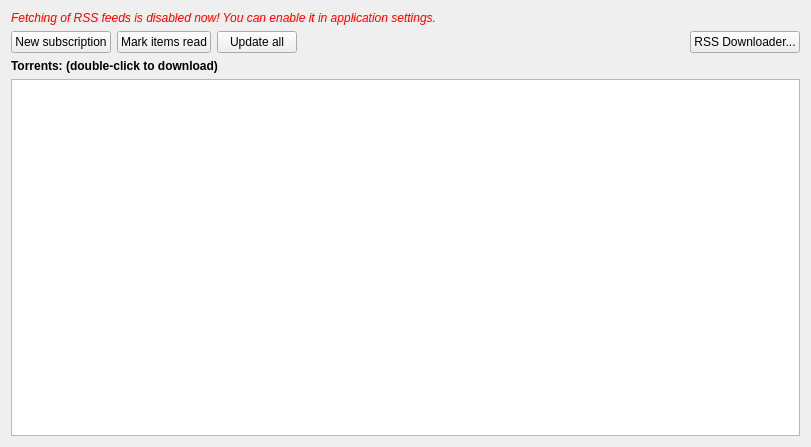
<?xml version="1.0" encoding="UTF-8"?>
<ui version="4.0">
    <class>RSSWidget</class>
    <widget class="QWidget" name="RSSWidget">
        <property name="geometry">
            <rect>
                <x>0</x>
                <y>0</y>
                <width>811</width>
                <height>447</height>
            </rect>
        </property>
        <property name="acceptDrops">
            <bool>false</bool>
        </property>
        <property name="windowTitle">
            <string>Search</string>
        </property>
        <layout class="QVBoxLayout" name="verticalLayout_2">
            <item>
                <widget class="QLabel" name="labelWarn">
                    <property name="font">
                        <font>
                            <italic>true</italic>
                        </font>
                    </property>
                    <property name="styleSheet">
                        <string notr="true">color: red;</string>
                    </property>
                    <property name="text">
                        <string>Fetching of RSS feeds is disabled now! You can enable it in application settings.</string>
                    </property>
                    <property name="wordWrap">
                        <bool>true</bool>
                    </property>
                </widget>
            </item>
            <item>
                <layout class="QHBoxLayout" name="horizontalLayout">
                    <item>
                        <widget class="QPushButton" name="newFeedButton">
                            <property name="text">
                                <string>New subscription</string>
                            </property>
                        </widget>
                    </item>
                    <item>
                        <widget class="QPushButton" name="markReadButton">
                            <property name="text">
                                <string>Mark items read</string>
                            </property>
                        </widget>
                    </item>
                    <item>
                        <widget class="QPushButton" name="updateAllButton">
                            <property name="toolTip">
                                <string>Refresh RSS streams</string>
                            </property>
                            <property name="text">
                                <string>Update all</string>
                            </property>
                        </widget>
                    </item>
                    <item>
                        <spacer name="spacer1">
                            <property name="orientation">
                                <enum>Qt::Horizontal</enum>
                            </property>
                            <property name="sizeHint" stdset="0">
                                <size>
                                    <width>0</width>
                                    <height>0</height>
                                </size>
                            </property>
                        </spacer>
                    </item>
                    <item>
                        <widget class="QPushButton" name="rssDownloaderBtn">
                            <property name="text">
                                <string>RSS Downloader...</string>
                            </property>
                        </widget>
                    </item>
                </layout>
            </item>
            <item>
                <widget class="QSplitter" name="splitterSide">
                    <property name="sizePolicy">
                        <sizepolicy hsizetype="Expanding" vsizetype="Expanding">
                            <horstretch>0</horstretch>
                            <verstretch>0</verstretch>
                        </sizepolicy>
                    </property>
                    <property name="orientation">
                        <enum>Qt::Horizontal</enum>
                    </property>
                    <widget class="QWidget" name="layoutWidget">
                        <layout class="QVBoxLayout" name="verticalLayout">
                            <item>
                                <widget class="QLabel" name="news_lbl">
                                    <property name="font">
                                        <font>
                                            <weight>75</weight>
                                            <bold>true</bold>
                                        </font>
                                    </property>
                                    <property name="text">
                                        <string>Torrents: (double-click to download)</string>
                                    </property>
                                </widget>
                            </item>
                            <item>
                                <widget class="QSplitter" name="splitterMain">
                                    <property name="sizePolicy">
                                        <sizepolicy hsizetype="Expanding" vsizetype="Expanding">
                                            <horstretch>0</horstretch>
                                            <verstretch>0</verstretch>
                                        </sizepolicy>
                                    </property>
                                    <property name="orientation">
                                        <enum>Qt::Horizontal</enum>
                                    </property>
                                    <widget class="HtmlBrowser" name="textBrowser">
                                        <property name="openExternalLinks">
                                            <bool>true</bool>
                                        </property>
                                    </widget>
                                </widget>
                            </item>
                        </layout>
                    </widget>
                </widget>
            </item>
        </layout>
        <action name="actionDelete">
            <property name="text">
                <string>Delete</string>
            </property>
            <property name="toolTip">
                <string>Delete</string>
            </property>
        </action>
        <action name="actionRename">
            <property name="text">
                <string>Rename...</string>
            </property>
            <property name="toolTip">
                <string>Rename</string>
            </property>
        </action>
        <action name="actionUpdate">
            <property name="text">
                <string>Update</string>
            </property>
            <property name="toolTip">
                <string>Update</string>
            </property>
        </action>
        <action name="actionNewSubscription">
            <property name="text">
                <string>New subscription...</string>
            </property>
        </action>
        <action name="actionUpdateAllFeeds">
            <property name="text">
                <string>Update all feeds</string>
            </property>
            <property name="toolTip">
                <string>Update all feeds</string>
            </property>
        </action>
        <action name="actionMarkItemsRead">
            <property name="text">
                <string>Mark items read</string>
            </property>
            <property name="toolTip">
                <string>Mark items read</string>
            </property>
        </action>
        <action name="actionDownloadTorrent">
            <property name="text">
                <string>Download torrent</string>
            </property>
        </action>
        <action name="actionOpenNewsURL">
            <property name="text">
                <string>Open news URL</string>
            </property>
        </action>
        <action name="actionCopyFeedURL">
            <property name="text">
                <string>Copy feed URL</string>
            </property>
        </action>
        <action name="actionNewFolder">
            <property name="text">
                <string>New folder...</string>
            </property>
        </action>
        <action name="actionEditFeedURL">
            <property name="text">
                <string>Edit feed URL...</string>
            </property>
            <property name="toolTip">
                <string>Edit feed URL</string>
            </property>
        </action>
    </widget>
    <customwidgets>
        <customwidget>
            <class>HtmlBrowser</class>
            <extends>QTextBrowser</extends>
            <header>gui/rss/htmlbrowser.h</header>
        </customwidget>
    </customwidgets>
    <resources/>
    <connections/>
</ui>
